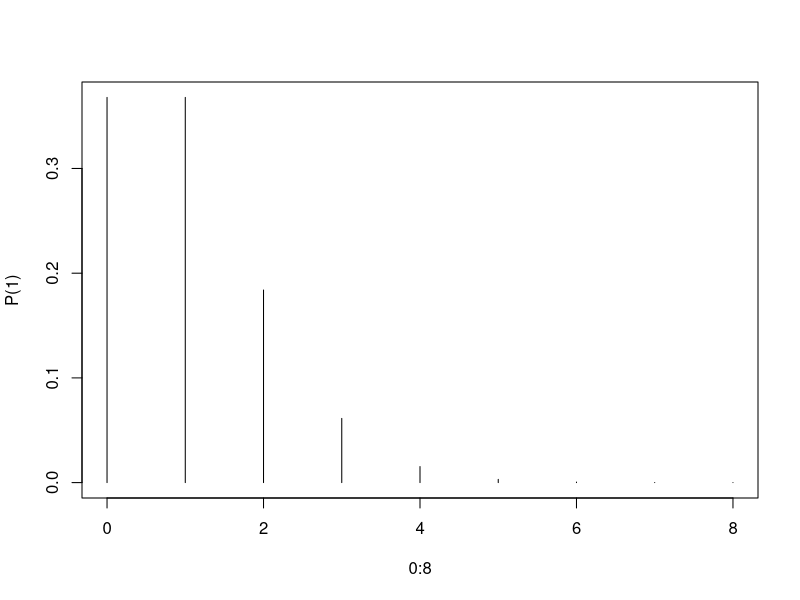
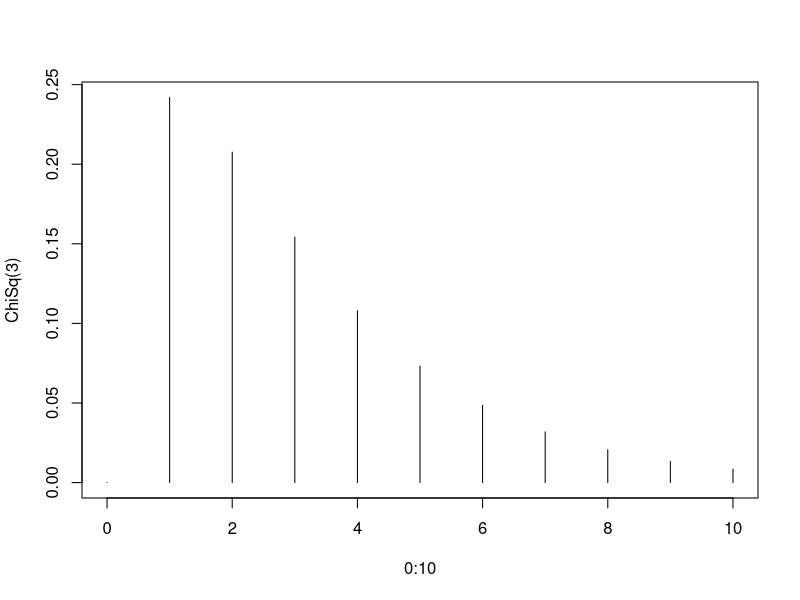
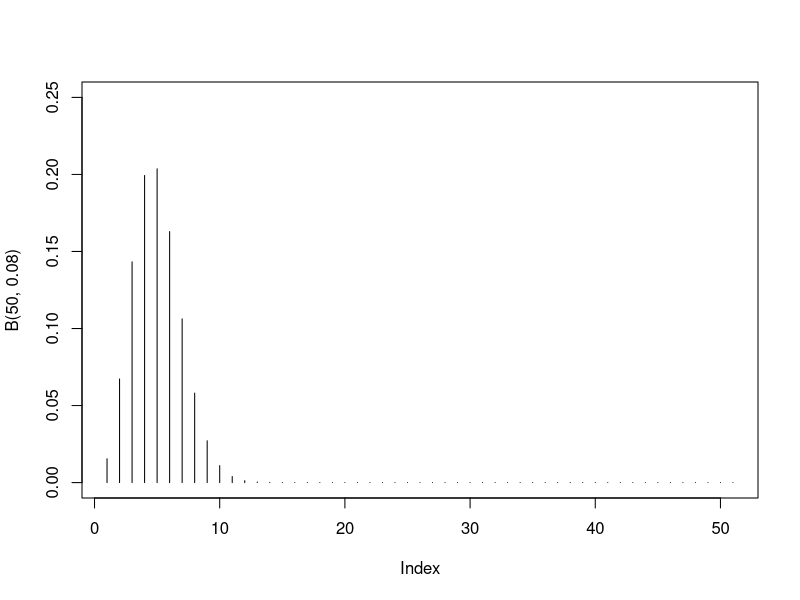
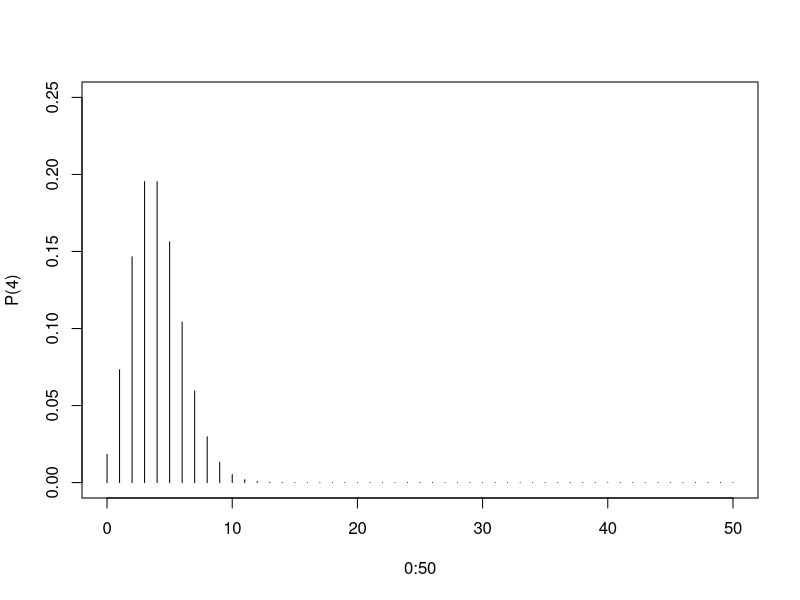

Here is the R script that generated these plots, in order:
###
### Exercices 1, 2 et 3
###

#Poisson avec lambda = 1
plot(0:8, dpois(0:8, 1), type="h", ylab="P(1)")

#ChiSquare
plot(0:10, dchisq(0:10, 3), type="h", ylab="ChiSq(3)")

#Deux fenetres
plot(dbinom(0:50, 50, 0.08), type="h", ylim=c(0, 0.25), ylab = "B(50, 0.08)")
plot(0:50, dpois(0:50, 4), type="h", ylim=c(0, 0.25), ylab = "P(4)")
par(mfrow = c(2,1))

